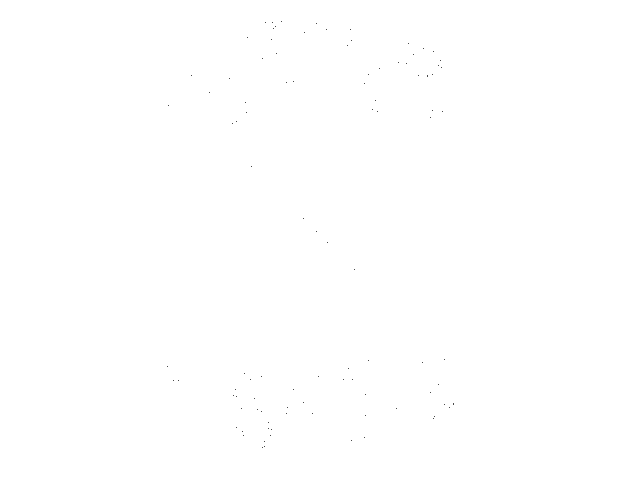
Frame 1 (no input)
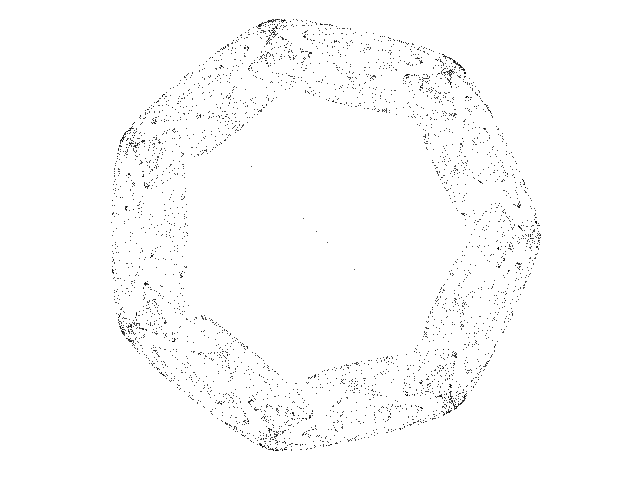
Frame 60 (the mouse pressed at the canvas centre just before this capture)
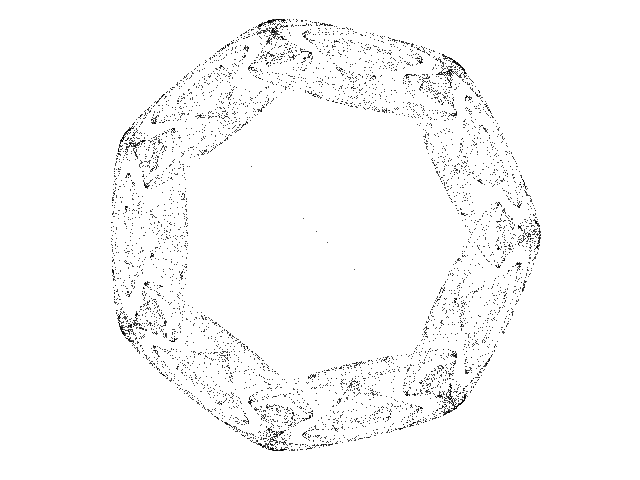
Frame 120 (the mouse held since frame 60 and released just before this capture)

The Processing sketch that drew these frames (run headless with seeded random() and noise(); from frame 60 on, the mouse is pressed at the canvas centre):

// Processing sketch: Icon_I
// ── Icon_I.pde
// Symmetric-Icon I chaotic map //

  float x = 0.01;
  float y = 0.01;
  float lambda = -2.08;
  float alpha = 1.0;
  float beta = -0.1;
  float gamma = 0.167;
  float omega = 0.0;
  int degree = 7;


void setup() {
  
  size(640, 480);
  background(255);
  
}

void draw() {
  
  for (int i=0; i<100; i++) {
    
    float zzbar = sq(x) + sq(y);
    float p = alpha * zzbar + lambda;
    float zreal = x;
    float zimag = y;

    for (int u=0; u<degree-2; u++) {

      float za = zreal * x - zimag * y;
      float zb = zimag * x + zreal * y;
      zreal = za;
      zimag = zb;
      
    }
    
    float zn = x * zreal - y * zimag;
    p = p + beta * zn;
    float xnew = p *x + gamma * zreal - omega * y;
    float ynew = p *y - gamma * zimag + omega * x;
    x = xnew;
    y = ynew;

    point(320 + (185 * x), 235 + (185 * y));

  }

}
